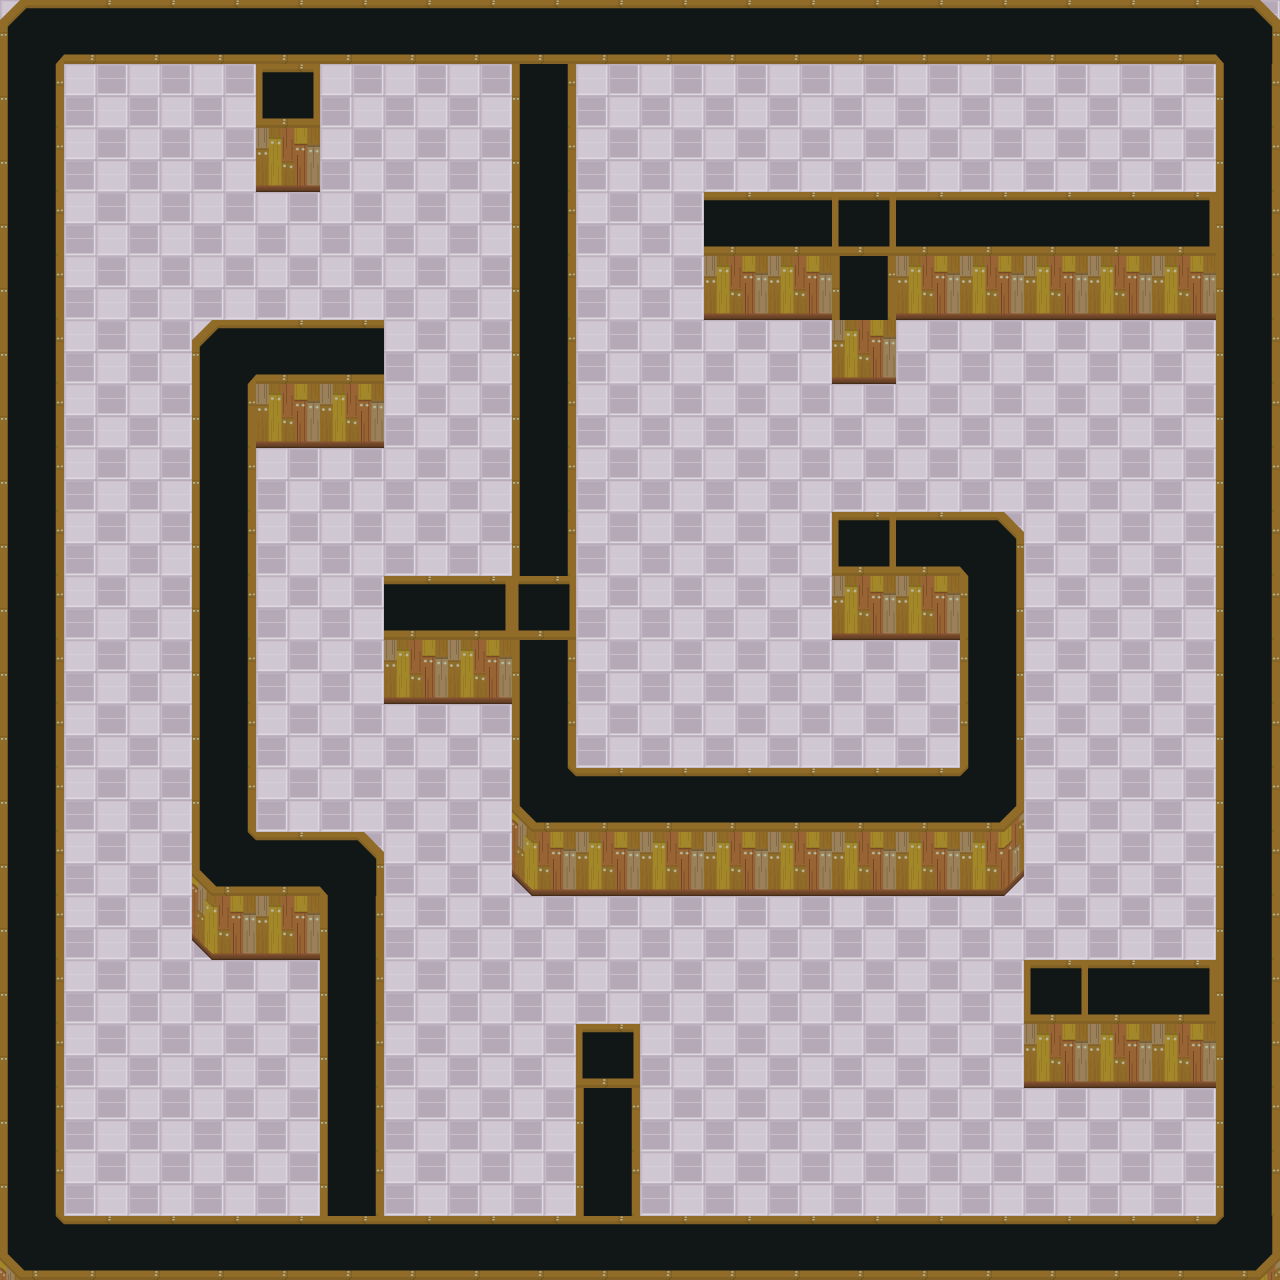

Rendered tile map (Tiled .tmx) drawn with the repository's tilesets; below, a short description and the map source with its tile grids summarised:
An orthogonal 20x20 tile map with 64x64 px tiles, 1 tile layer (Tile), 1 image layer.

<map version="1.0" orientation="orthogonal" width="20" height="20" tilewidth="64" tileheight="64">
 <tileset firstgid="1" name="TileSet" tilewidth="64" tileheight="64">
  <image source="TileSetTeste.png" width="192" height="448" />
 </tileset>
 <imagelayer name="BackImage">
     <image source="map3.png" />
 </imagelayer>
 <layer name="Tile" width="20" height="20">
  <data>[400 cells, 165 non-empty, 12 distinct tile ids]</data>
 </layer>
</map>
